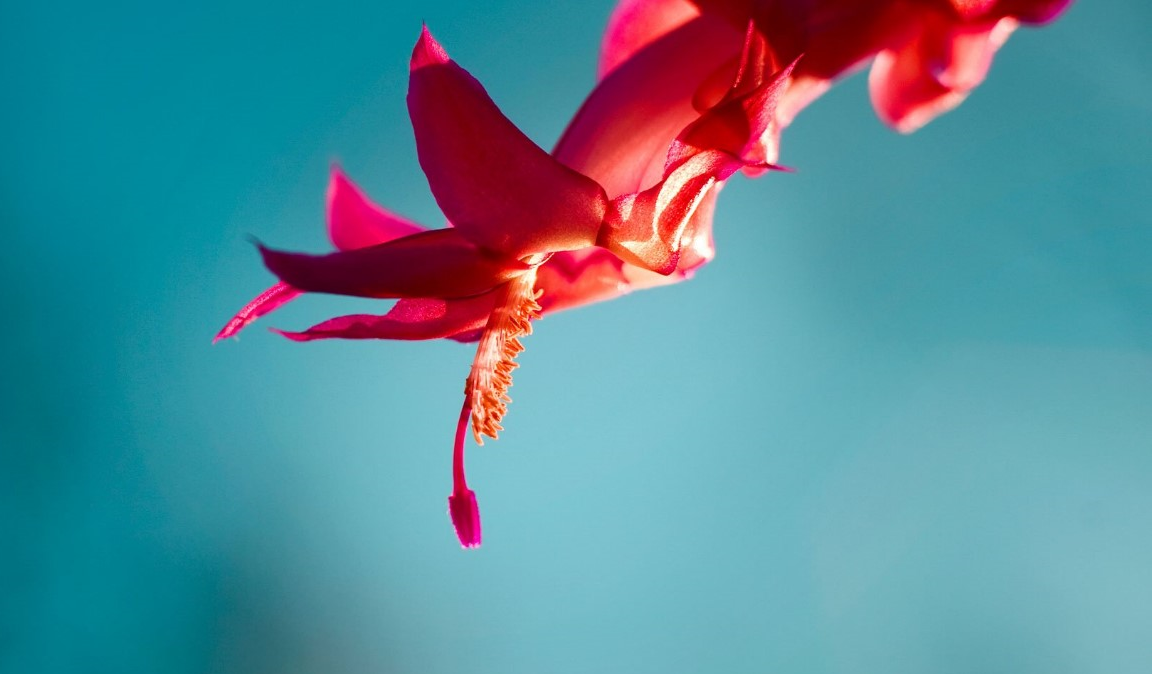
#> input picture opencv/image.png, 1152 x 674 px
$ jupyter execute --allow-errors 'image info.ipynb'
#> lines starting #> are read from the running program, lines starting #| are printed output that depends on the picture
[cell 1]
import cv2 as cv

[cell 2]
img=cv.imread('image.png')
#> img is the input picture: shape (674, 1152, 3); mean B, G, R 152.6, 138.1, 88
img.shape
#> Out = (674, 1152, 3)

[cell 3]
# [4 lines of commented-out code are left out]

[cell 4]
x=cv.rectangle(img,(10,10),(100,100),(255,0,0),2)
cv.imshow("window",img)
cv.waitKey(0)
x=cv.circle(img,(155,200),100,(0,255,0),-1)
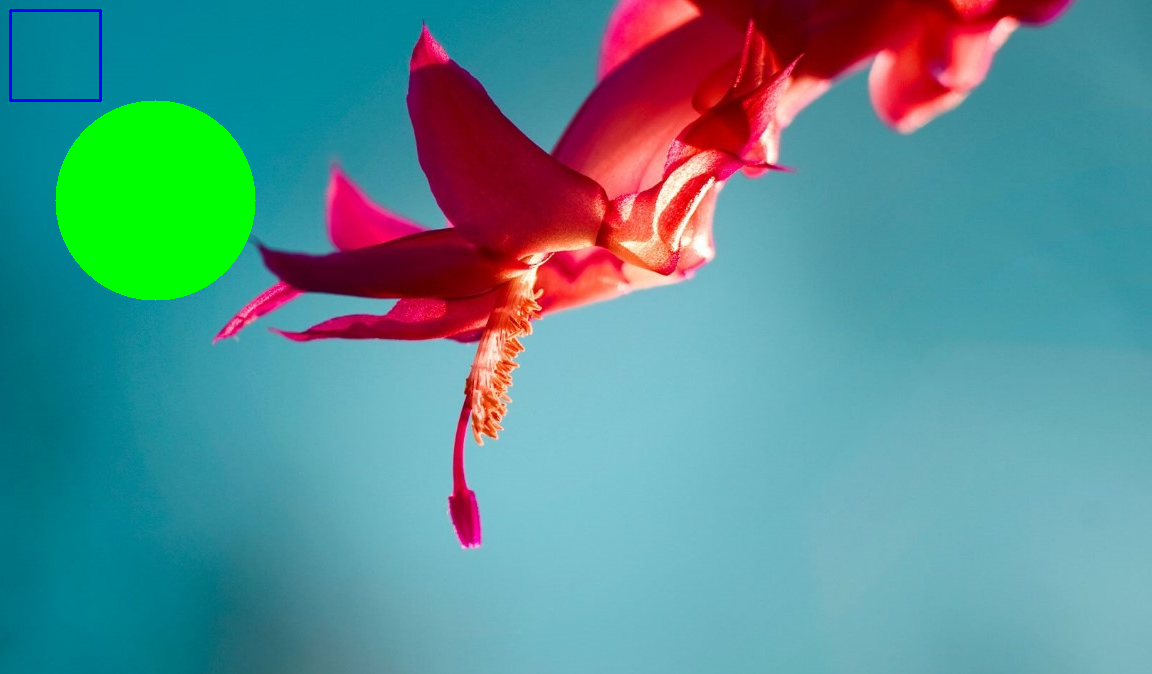
#> x: shape (674, 1152, 3); mean B, G, R 146.4, 142.7, 87.8
cv.imshow("window",img)
cv.waitKey(0)
#> (the rest of this cell did not finish here and is left out)
